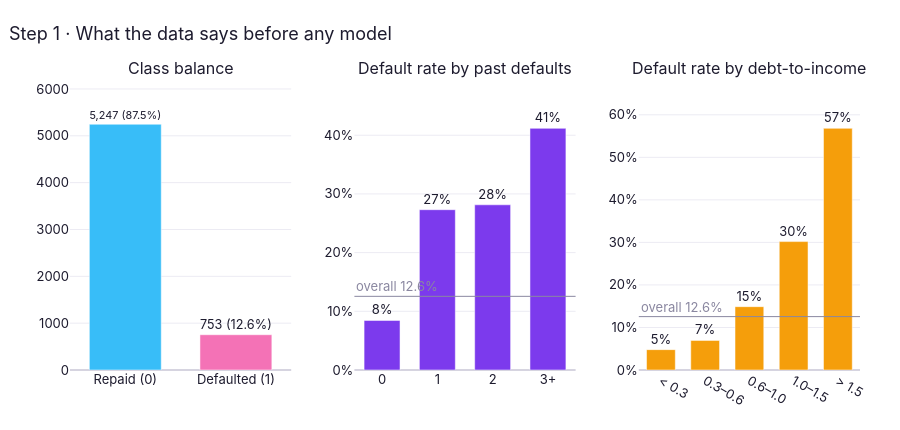

The notebook cell this image was saved under:
### Code cell
overall = df["default"].mean()
fig = make_subplots(rows=1, cols=3, horizontal_spacing=0.08, subplot_titles=(
    "Class balance", "Default rate by past defaults", "Default rate by debt-to-income"))

counts = df["default"].value_counts().sort_index()
fig.add_bar(x=["Repaid (0)", "Defaulted (1)"], y=counts.values, marker_color=["#38BDF8", "#F472B6"],
            text=[f"{v:,} ({v/len(df):.1%})" for v in counts.values], textposition="outside",
            hovertemplate="%{x}: %{y:,} applicants<extra></extra>", row=1, col=1)

past = df["past_defaults"].clip(upper=3).map({0: "0", 1: "1", 2: "2", 3: "3+"})
g1 = df.groupby(past)["default"].agg(["mean", "size"]).reindex(["0", "1", "2", "3+"])
fig.add_bar(x=g1.index, y=g1["mean"], marker_color="#7C3AED", customdata=g1["size"],
            text=[f"{v:.0%}" for v in g1["mean"]], textposition="outside",
            hovertemplate="Past defaults = %{x}: %{y:.1%} default (n=%{customdata:,})<extra></extra>", row=1, col=2)

bands = pd.cut(df["debt_to_income"], [-np.inf, .3, .6, 1.0, 1.5, np.inf],
               labels=["< 0.3", "0.3–0.6", "0.6–1.0", "1.0–1.5", "> 1.5"])
g2 = df.groupby(bands, observed=True)["default"].agg(["mean", "size"])
fig.add_bar(x=g2.index.astype(str), y=g2["mean"], marker_color="#F59E0B", customdata=g2["size"],
            text=[f"{v:.0%}" for v in g2["mean"]], textposition="outside",
            hovertemplate="DTI %{x}: %{y:.1%} default (n=%{customdata:,})<extra></extra>", row=1, col=3)

for c in (2, 3):
    fig.add_hline(y=overall, line_color=MUTED, line_width=1, row=1, col=c,
                  annotation_text=f"overall {overall:.1%}", annotation_position="top left",
                  annotation_font_color=MUTED)
    fig.update_yaxes(tickformat=".0%", rangemode="tozero", row=1, col=c)
fig.update_yaxes(range=[0, counts.max() * 1.18], row=1, col=1)
fig.update_yaxes(range=[0, g1["mean"].max() * 1.2], row=1, col=2)
fig.update_yaxes(range=[0, g2["mean"].max() * 1.2], row=1, col=3)
fig.update_layout(height=430, showlegend=False, bargap=0.35,
                  title="Step 1 · What the data says before any model")
fig.show()

### Figure 1 — Plotly figure (JSON) as saved in the notebook; plotly's stock layout.template omitted (floating-point values rounded to 4 significant figures)
{"data": [{"hovertemplate": "%{x}: %{y:,} applicants<extra></extra>", "marker": {"color": ["#38BDF8", "#F472B6"]}, "text": ["5,247 (87.5%)", "753 (12.6%)"], "textposition": "outside", "type": "bar", "x": ["Repaid (0)", "Defaulted (1)"], "xaxis": "x", "y": [5247, 753], "yaxis": "y"}, {"customdata": [4713, 1135, 135, 17], "hovertemplate": "Past defaults = %{x}: %{y:.1%} default (n=%{customdata:,})<extra></extra>", "marker": {"color": "#7C3AED"}, "text": ["8%", "27%", "28%", "41%"], "textposition": "outside", "type": "bar", "x": ["0", "1", "2", "3+"], "xaxis": "x2", "y": [0.08445, 0.2731, 0.2815, 0.4118], "yaxis": "y2"}, {"customdata": [1357, 2312, 1538, 573, 220], "hovertemplate": "DTI %{x}: %{y:.1%} default (n=%{customdata:,})<extra></extra>", "marker": {"color": "#F59E0B"}, "text": ["5%", "7%", "15%", "30%", "57%"], "textposition": "outside", "type": "bar", "x": ["< 0.3", "0.3–0.6", "0.6–1.0", "1.0–1.5", "> 1.5"], "xaxis": "x3", "y": [0.0479, 0.06964, 0.1489, 0.3019, 0.5682], "yaxis": "y3"}], "layout": {"annotations": [{"font": {"size": 16}, "showarrow": false, "text": "Class balance", "x": 0.14, "xanchor": "center", "xref": "paper", "y": 1.0, "yanchor": "bottom", "yref": "paper"}, {"font": {"size": 16}, "showarrow": false, "text": "Default rate by past defaults", "x": 0.5, "xanchor": "center", "xref": "paper", "y": 1.0, "yanchor": "bottom", "yref": "paper"}, {"font": {"size": 16}, "showarrow": false, "text": "Default rate by debt-to-income", "x": 0.86, "xanchor": "center", "xref": "paper", "y": 1.0, "yanchor": "bottom", "yref": "paper"}, {"font": {"color": "#8a87a0"}, "showarrow": false, "text": "overall 12.6%", "x": 0, "xanchor": "left", "xref": "x2 domain", "y": 0.1255, "yanchor": "bottom", "yref": "y2"}, {"font": {"color": "#8a87a0"}, "showarrow": false, "text": "overall 12.6%", "x": 0, "xanchor": "left", "xref": "x3 domain", "y": 0.1255, "yanchor": "bottom", "yref": "y3"}], "bargap": 0.35, "height": 430, "shapes": [{"line": {"color": "#8a87a0", "width": 1}, "type": "line", "x0": 0, "x1": 1, "xref": "x2 domain", "y0": 0.1255, "y1": 0.1255, "yref": "y2"}, {"line": {"color": "#8a87a0", "width": 1}, "type": "line", "x0": 0, "x1": 1, "xref": "x3 domain", "y0": 0.1255, "y1": 0.1255, "yref": "y3"}], "showlegend": false, "title": {"text": "Step 1 · What the data says before any model"}, "xaxis": {"anchor": "y", "domain": [0.0, 0.28]}, "xaxis2": {"anchor": "y2", "domain": [0.36, 0.64]}, "xaxis3": {"anchor": "y3", "domain": [0.72, 1.0]}, "yaxis": {"anchor": "x", "domain": [0.0, 1.0], "range": [0, 6191.0]}, "yaxis2": {"anchor": "x2", "domain": [0.0, 1.0], "range": [0, 0.4941], "rangemode": "tozero", "tickformat": ".0%"}, "yaxis3": {"anchor": "x3", "domain": [0.0, 1.0], "range": [0, 0.6818], "rangemode": "tozero", "tickformat": ".0%"}}}
